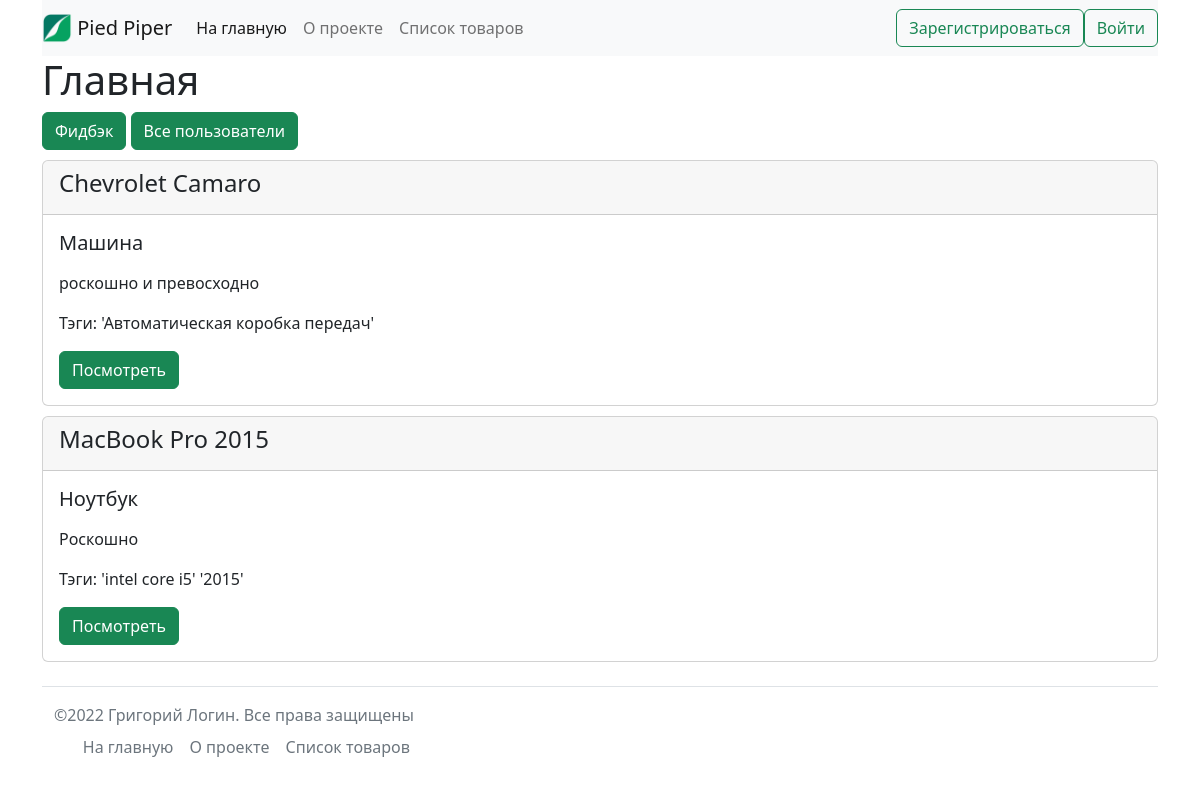
The page / on the database its author committed.
### catalog/models.py (models this page shows)
class Item(NamedBaseModel, PublishedBaseModel):
    objects = ItemManager()
    category = models.ForeignKey(
        Category,
        verbose_name='категория',
        on_delete=models.CASCADE,
        help_text='Категория. Связь o2m.',
        related_name='category'
    )
    tags = models.ManyToManyField(
        Tag,
        verbose_name='тэги',
        help_text='Теги. Связь m2m.',
        related_name='tags'
    )
    text = HTMLField(
        'описание',
        validators=[
            validate_must_be_param('превосходно', 'роскошно'),
        ],
        help_text='Описание предмета. Должны быть слова "превосходно" '
                  'или "роскошно".',
    )
    is_on_main = models.BooleanField(
        'На главной?',
        default=False,
    )
    class Meta:
        verbose_name = 'товар'
        verbose_name_plural = 'товары'
        ordering = ('name',)

class Category(UniqueNamedBaseModel, PublishedBaseModel, SluggedBaseModel):
    weight = models.PositiveSmallIntegerField(
            'вес',
            default=100,
            validators=[
                MinValueValidator(0),
                MaxValueValidator(32767),
            ],
            help_text='Вес, должен быть от 0 до 32767.',
    )
    class Meta:
        verbose_name = 'категория'
        verbose_name_plural = 'категории'

class Tag(UniqueNamedBaseModel, PublishedBaseModel, SluggedBaseModel):
    objects = TagManager()
    class Meta:
        verbose_name = 'тэг'
        verbose_name_plural = 'тэги'

### homepage/views.py (the view)
# urls.py: path('', views.HomeView.as_view(), name='home'),
class HomeView(ListView):
    template_name = 'homepage/index.html'
    model = Item
    def get_context_data(self, *, object_list=None, **kwargs):
        context = super().get_context_data()
        context['title'] = 'Главная'
        context['items'] = self.object_list
        return context
    def get_queryset(self):
        return Item.objects.on_main()

### catalog/managers.py (called while the page is built)
    def published(self):
        return (
            self.get_queryset()
                .filter(
                    is_published=True,
                    category__is_published=True,
                    )
                .select_related(
                    'category',
                    )
                .prefetch_related(
                    models.Prefetch(
                        'tags',
                        queryset=local_models.Tag.objects.published(),
                    )
                )
        )

    def on_main(self):
        return (local_models.Item.objects.published()
                .filter(is_on_main=True)
                .order_by('name'))

    def published(self):
        return (
            self.get_queryset()
            .filter(is_published=True)
            .only('name')
        )

### core/context_processors.py (called while the page is built)
def birthday(request):
    return {
        'birthday': CustomUser.objects.filter(birthday=date.today()),
        }

### templates/homepage/index.html
{% extends 'base.html' %}
{% block content %}
    <h1>Главная</h1>
    <a href="{% url 'feedback:feedback' %}" class="btn btn-success">
        Фидбэк
    </a>
    <a href="{% url 'users:users_list' %}" class="btn btn-success">
        Все пользователи
    </a>
    {% include 'includes/card.html' %}
{% endblock %}

### templates/includes/card.html
<div class="cells">
    {% for item in items %}
    <div class="card">
        <div class="card-header">
            <h4>{{ item.name }}</h4>
        </div>
        <div class="card-body">
        <h5 class="card-title">{{ item.category.name }}</h5>
        <p class="card-text">{{ item.text|truncatewords_html:10|safe }}
        <p class="card-text">Тэги:
            {% for tag in item.tags.all %}
                '{{ tag.name }}'
            {% endfor %}
        </p>
        <a href="{% url 'catalog:item_detail' item.pk %}" class="btn btn-success">
            Посмотреть
        </a>
        </div>
    </div>
    {% endfor %}
</div>

### static_dev/css/style.css (style rules this page uses)
.card { margin-top: 10px; }

### rows shown on the page
Item: name "Chevrolet Camaro", category.name "Машина", text "роскошно и превосходно"
Tag: name "Автоматическая коробка передач"
Item: name "MacBook Pro 2015", category.name "Ноутбук", text "Роскошно"
Tag: name "intel core i5"
Tag: name "2015"
